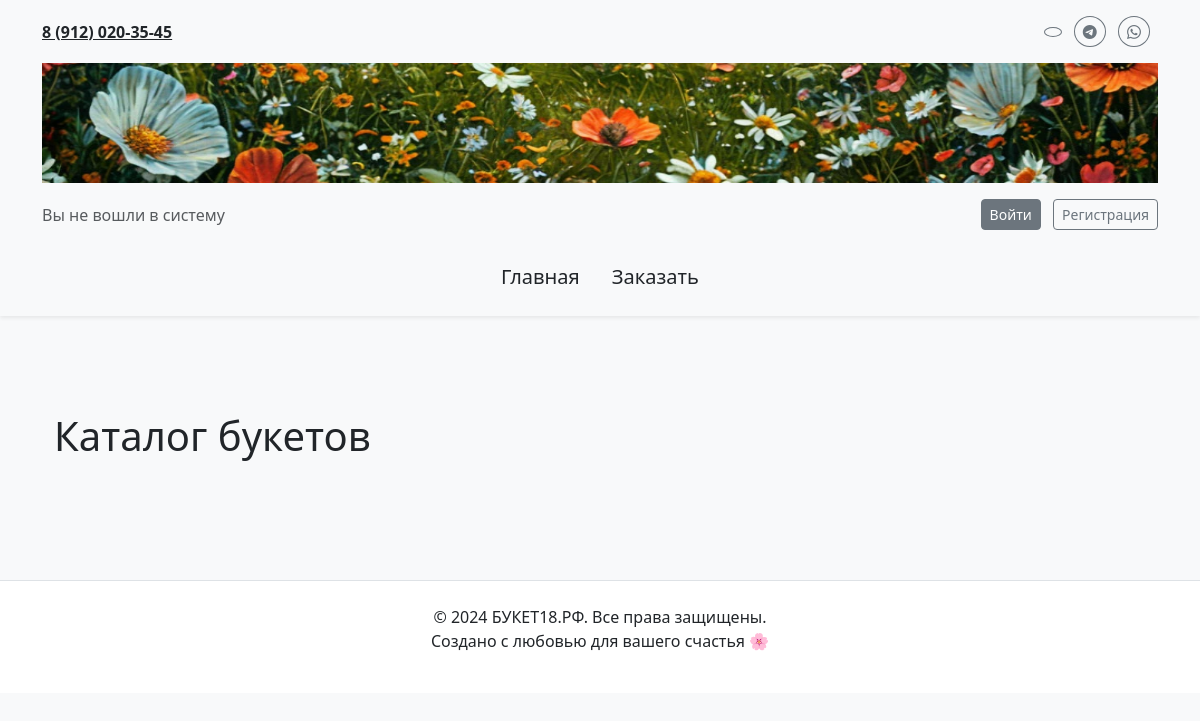
/, run on an earlier commit of the app's database.
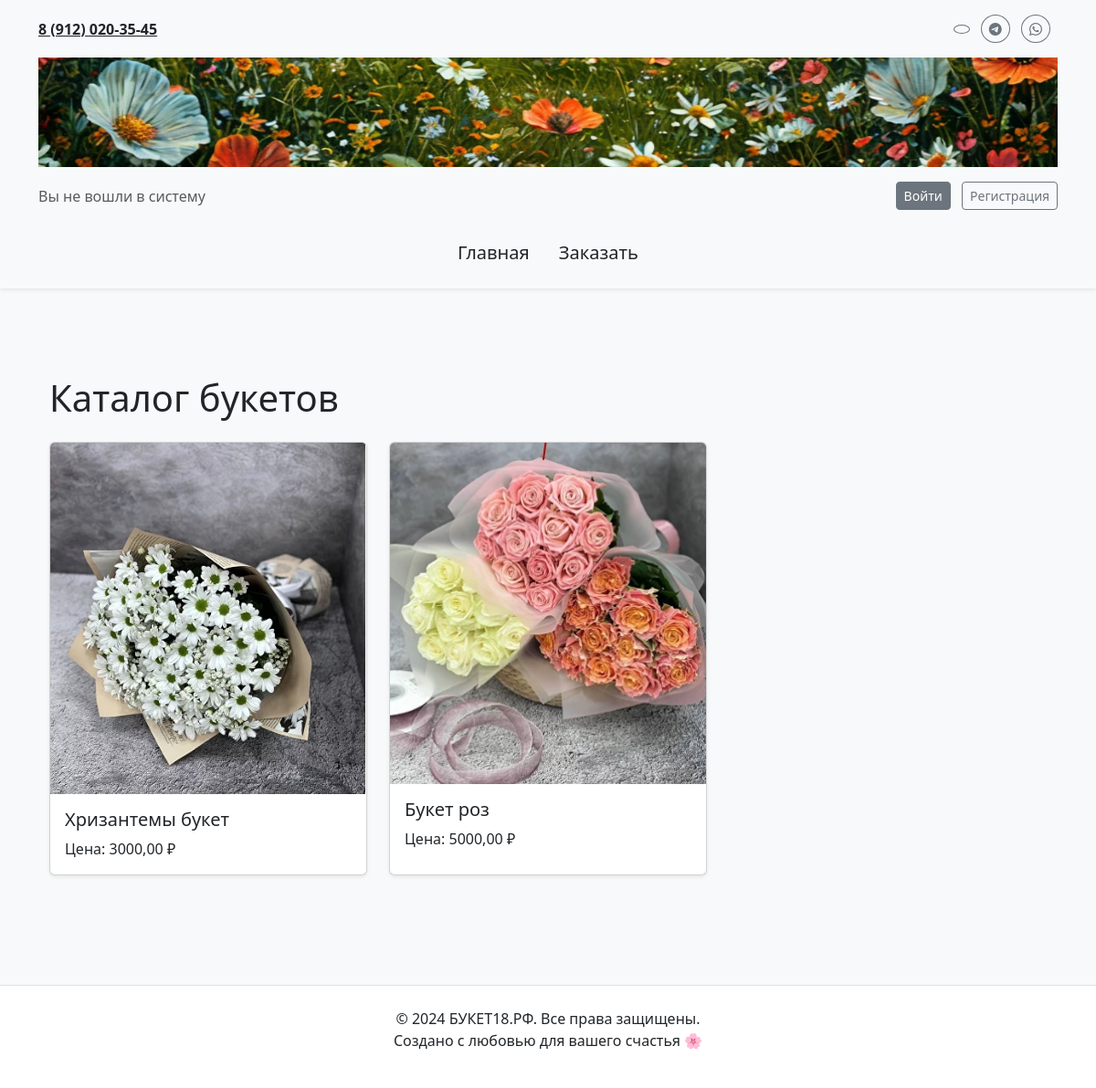
And on a later commit of the database.
### main/models.py (models this page shows, shortened)
class Product(models.Model):
    name = models.CharField(max_length=255)
    price = models.DecimalField(max_digits=10, decimal_places=2)
    image = models.ImageField(upload_to='products/', null=True, blank=True)
    class Meta:
        verbose_name = "Продукт"
        verbose_name_plural = "Продукты"

### main/views.py (the view)
# urls.py: path('', views.index, name='index'),
def index(request):
    context = {
        'current_year': datetime.now().year,
        'products': Product.objects.all(),
    }
    return render(request, 'main/index.html', context)

### main/templates/main/index.html (shortened to what this page needs)
{% extends 'main/layoute.html' %}
{% block content %}
<div class="container py-5">
    <h1 class="mb-4">Каталог букетов</h1>
    <div class="row">
        {% for product in products %}
        <div class="col-md-4 mb-4">
            <div class="card h-100 shadow-sm" style="transition: transform 0.2s, box-shadow 0.2s;">
                {% if product.image %}
                <img src="{{ product.image.url }}" class="card-img-top" alt="{{ product.name }}">
                {% else %}
                <div class="card-img-top bg-light d-flex align-items-center justify-content-center" style="height: 200px;">
                    <p class="text-muted">Изображение отсутствует</p>
                </div>
                {% endif %}
                <div class="card-body">
                    <h5 class="card-title">{{ product.name }}</h5>
                    <p class="card-text">Цена: {{ product.price }} ₽</p>
                </div>
            </div>
        </div>
        {% endfor %}
    </div>
</div>
{% endblock %}

### main/templates/main/layoute.html (shortened to what this page needs)
{% load static %}
<!DOCTYPE html>
<html lang="en">
<head>
    <link href="https://cdn.jsdelivr.net/npm/bootstrap@5.3.2/dist/css/bootstrap.min.css" rel="stylesheet">
    <link rel="stylesheet" href="{% static 'main/css/main.css' %}">
    <link rel="stylesheet" href="https://cdn.jsdelivr.net/npm/bootstrap-icons/font/bootstrap-icons.css">
</head>
<body class="bg-light text-dark">
    {% include 'main/header.html' %}
    <main class="container my-5">
        {% block content %}{% endblock %}
    </main>
    <footer class="text-center py-4 bg-white border-top">
        <p class="mb-0">&copy; 2024 БУКЕТ18.РФ. Все права защищены.</p>
        <p>Создано с любовью для вашего счастья 🌸</p>
    </footer>
</body>
</html>

### main/templates/main/header.html (shortened to what this page needs)
{% load static %}
<header class="header bg-light py-3 shadow-sm">
  <div class="container">
    <div class="d-flex justify-content-between align-items-center mb-3">
      <div class="contacts">
        <a href="tel:89120203545" class="phone text-dark fw-bold">8 (912) 020-35-45</a>
      </div>
      <div class="social-icons">
        <a href="https://vk.com" target="_blank" class="btn btn-outline-secondary btn-sm rounded-circle me-2">
        </a>
        <a href="https://telegram.org" target="_blank" class="btn btn-outline-secondary btn-sm rounded-circle me-2">
          <i class="bi bi-telegram"></i>
        </a>
        <a href="https://wa.me" target="_blank" class="btn btn-outline-secondary btn-sm rounded-circle me-2">
          <i class="bi bi-whatsapp"></i>
        </a>
      </div>
    </div>
    <div class="text-center logo mb-3">
      <a href="{% url 'index' %}">
        <img src="{% static 'main/images/logo.png' %}" alt="Логотип сайта БУКЕТ18.РФ" class="img-fluid w-100">
      </a>
    </div>
    <div class="user-auth d-flex justify-content-between align-items-center mb-3">
      <div>
        {% if user.is_authenticated %}
          <span class="text-success fw-bold">Добро пожаловать, {{ user.username }}!</span>
        {% else %}
          <span class="text-muted">Вы не вошли в систему</span>
        {% endif %}
      </div>
     <div>
    {% if user.is_authenticated %}
        <form method="post" action="{% url 'logout' %}" style="display:inline;">
            {% csrf_token %}
            <button type="submit" class="btn btn-outline-secondary btn-sm">Выйти</button>
        </form>
    {% else %}
        <a href="{% url 'login' %}" class="btn btn-secondary btn-sm">Войти</a>
        <a href="{% url 'register' %}" class="btn btn-outline-secondary btn-sm ms-2">Регистрация</a>
    {% endif %}
</div>
    </div>
    <nav class="navigation mt-4">
      <ul class="nav justify-content-center">
        <li class="nav-item">
          <a href="{% url 'index' %}" class="nav-link text-dark fs-5">Главная</a>
        </li>
        <li class="nav-item">
          <a href="{% url 'create_order' %}" class="nav-link text-dark fs-5">Заказать</a>
        </li>
      </ul>
    </nav>
  </div>
</header>

### main/static/main/css/main.css (style rules this page uses)
.header .logo img { max-height: 120px; width: 100%; transition: transform 0.3s ease; }
.header .contacts .phone { font-size: 1rem; font-weight: bold; }
.navigation .nav-link { font-size: 1.2rem; color: #333; }

What changed in the data, as far as the page shows it:
added Product: image (picture), name "Хризантемы букет", price "3000,00"
added Product: image (picture), name "Букет роз", price "5000,00"
